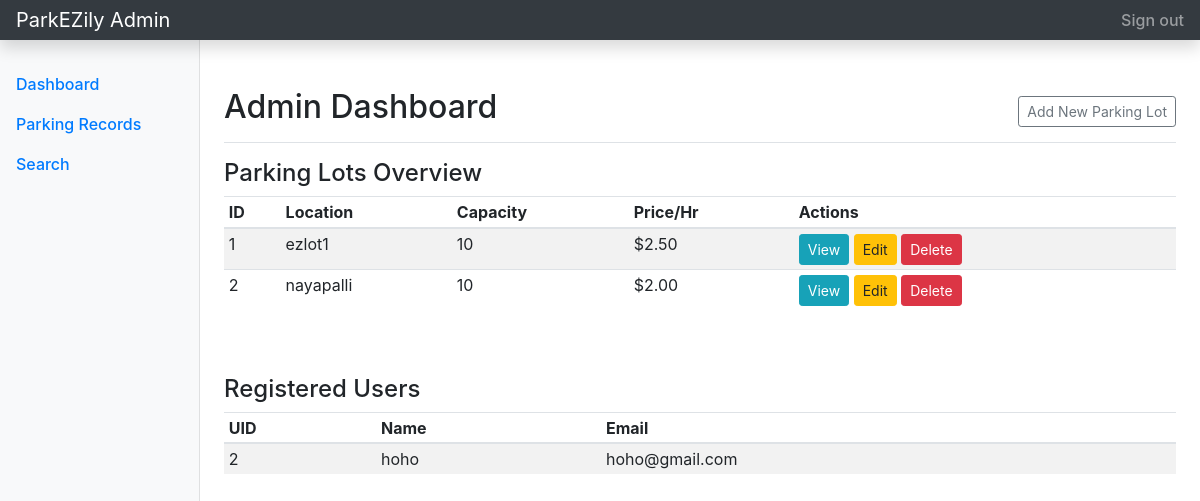
The app's page /admin/dashboard (signed in), older data.
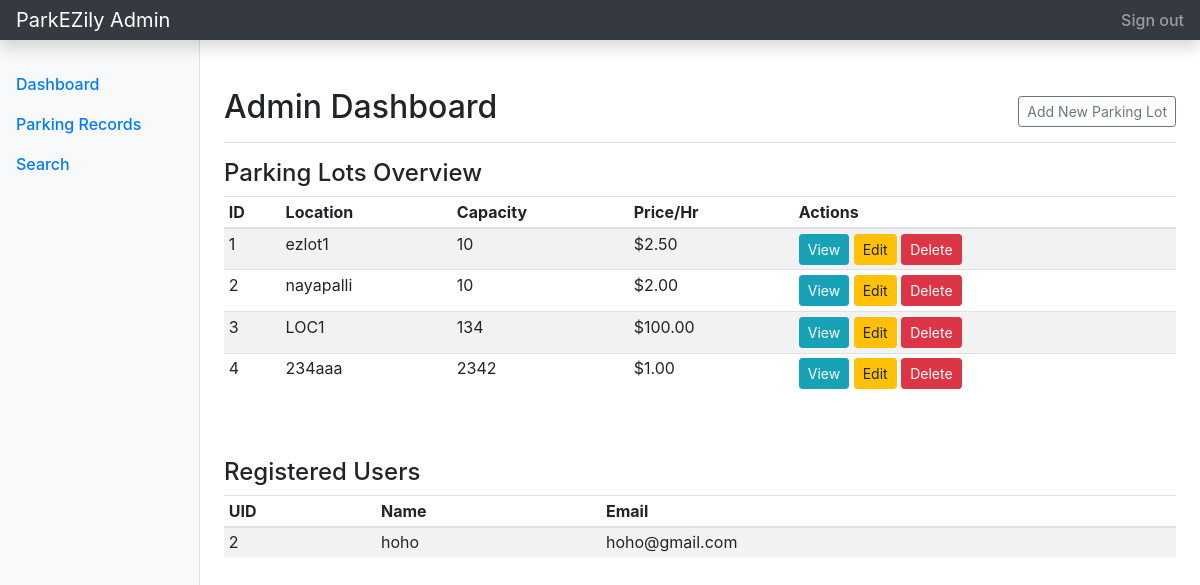
The same page, newer data.
### tables this page shows
CREATE TABLE parking_lot (
        id INTEGER PRIMARY KEY AUTOINCREMENT,
        location_name TEXT NOT NULL,
        address TEXT NOT NULL,
        price_per_hour REAL NOT NULL,
        pin_code TEXT NOT NULL,
        max_spots INTEGER NOT NULL
    );

CREATE TABLE users (
        id INTEGER PRIMARY KEY AUTOINCREMENT,
        name TEXT NOT NULL,
        email TEXT UNIQUE NOT NULL,
        password TEXT NOT NULL,
        role TEXT NOT NULL CHECK(role IN ('admin', 'user'))
    );

### controllers/admin.py (the view)
@adm_bp.route('/admin/dashboard')
@login_req
def dashboard():
    db = get_db()
    lots = db.execute('SELECT * FROM parking_lot').fetchall()
    users = db.execute("SELECT id, name, email FROM users WHERE role = 'user'").fetchall()
    db.close()
    return render_template('admin/dashboard.html', lots=lots, users=users)

### controllers/admin.py (called while the page is built)
def get_db():
    db = sqlite3.connect(DB_FILE)
    db.row_factory = sqlite3.Row
    return db

def login_req(f):
    @wraps(f)
    def wrapper(*args, **kwargs):
        if 'user_role' not in session or session['user_role'] != 'admin':
            flash('Admin access is required for this page.', 'danger')
            return redirect(url_for('auth.login')) # CHANGE THIS LINE
        return f(*args, **kwargs)
    return wrapper

### templates/admin/dashboard.html (shortened to what this page needs)
{% extends 'admin/admin_base.html' %}
{% block admin_main %}
<div class="d-flex justify-content-between flex-wrap flex-md-nowrap align-items-center pt-3 pb-2 mb-3 border-bottom">
    <h1 class="h2">Admin Dashboard</h1>
    <div class="btn-toolbar mb-2 mb-md-0">
        <a href="{{ url_for('admin.create_lot') }}" class="btn btn-sm btn-outline-secondary">Add New Parking Lot</a>
    </div>
</div>
<section class="mb-5">
    <h3 class="h4">Parking Lots Overview</h3>
    <div class="table-responsive">
        <table class="table table-striped table-sm">
            <thead><tr><th>ID</th><th>Location</th><th>Capacity</th><th>Price/Hr</th><th>Actions</th></tr></thead>
            <tbody>
                {% for lot in lots %}
                <tr>
                    <td>{{ lot.id }}</td>
                    <td>{{ lot.location_name }}</td>
                    <td>{{ lot.max_spots }}</td>
                    <td>${{ "%.2f"|format(lot.price_per_hour) }}</td>
                    <td>
                        <a href="{{ url_for('admin.inspect_lot', lot_id=lot.id) }}" class="btn btn-info btn-sm">View</a>
                        <a href="{{ url_for('admin.update_lot', lot_id=lot.id) }}" class="btn btn-warning btn-sm">Edit</a>
                        <form action="{{ url_for('admin.remove_lot', lot_id=lot.id) }}" method="POST" class="d-inline">
                            <button type="submit" class="btn btn-danger btn-sm" onclick="return confirm('Confirm delete?');">Delete</button>
                        </form>
                    </td>
                </tr>
                {% else %}
                <tr><td colspan="5" class="text-center">No lots found.</td></tr>
                {% endfor %}
            </tbody>
        </table>
    </div>
</section>
<section>
    <h3 class="h4">Registered Users</h3>
    <div class="table-responsive">
        <table class="table table-striped table-sm">
            <thead><tr><th>UID</th><th>Name</th><th>Email</th></tr></thead>
            <tbody>
                {% for u in users %}
                <tr><td>{{ u.id }}</td><td>{{ u.name }}</td><td>{{ u.email }}</td></tr>
                {% else %}
                <tr><td colspan="3" class="text-center">No users registered.</td></tr>
                {% endfor %}
            </tbody>
        </table>
    </div>
</section>
{% endblock %}

Row changes from the older to the newer data that the page shows:
added parking_lot: id "3", location_name "LOC1", max_spots "134", price_per_hour "100.00"
added parking_lot: id "4", location_name "234aaa", max_spots "2342", price_per_hour "1.00"
